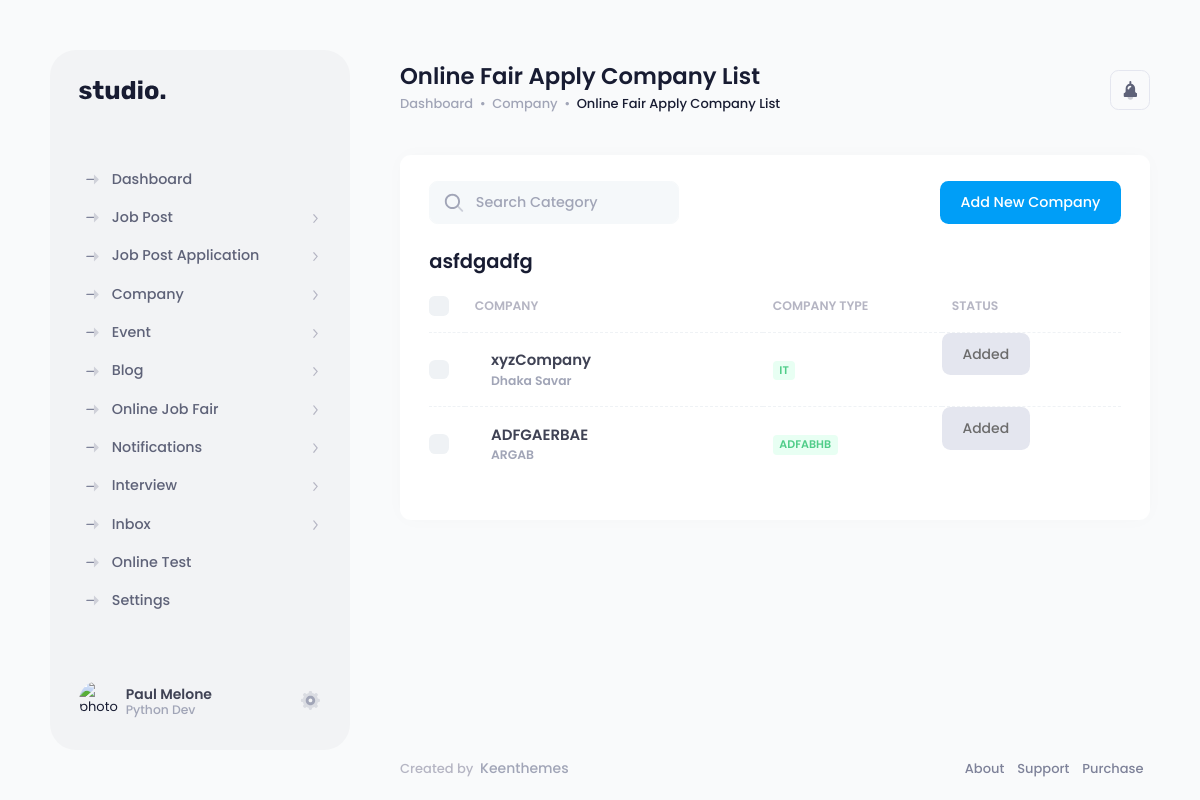
Page /online_fair/online_fair_apply_company.php?online_fair_id=20240502072219 on the committed database.
### tables this page shows
CREATE TABLE `online_fair` (
  `online_fair_id` varchar(14) NOT NULL,
  `online_fair_name` varchar(255) NOT NULL,
  `online_fair_description` text NOT NULL,
  `start_date` date NOT NULL,
  `end_date` date NOT NULL,
  `social_link` varchar(255) NOT NULL,
  `banner_image` varchar(255) DEFAULT NULL,
  `status` varchar(50) NOT NULL,
  `date` datetime NOT NULL DEFAULT current_timestamp()
);

CREATE TABLE `companies` (
  `company_id` varchar(14) NOT NULL,
  `company_name` varchar(255) DEFAULT NULL,
  `company_description` text DEFAULT NULL,
  `website_link` varchar(255) DEFAULT NULL,
  `company_type` varchar(100) DEFAULT NULL,
  `company_location` varchar(255) DEFAULT NULL,
  `social_link` varchar(255) DEFAULT NULL,
  `status` varchar(50) DEFAULT NULL
);

### online_fair/online_fair_apply_company.php (the view, shortened to what this page needs)
<!DOCTYPE html>
<html lang="en">
	<head><base href="../">
		<link href="assets/plugins/custom/datatables/datatables.bundle.css" rel="stylesheet" type="text/css" />
		<link href="assets/plugins/global/plugins.bundle.css" rel="stylesheet" type="text/css" />
		<link href="assets/css/style.bundle.css" rel="stylesheet" type="text/css" />
	</head>
	<body id="kt_body">
		<div class="d-flex flex-column flex-root">
			<div class="page d-flex flex-row flex-column-fluid">
				<div id="kt_aside" class="aside py-9" data-kt-drawer="true" data-kt-drawer-name="aside" data-kt-drawer-activate="{default: true, lg: false}" data-kt-drawer-overlay="true" data-kt-drawer-width="{default:'200px', '300px': '250px'}" data-kt-drawer-direction="start" data-kt-drawer-toggle="#kt_aside_toggle">
                    <?php include '../templet/logo.php';?>
                    <?php include '../templet/aside_menu.php';?>
                    <?php include '../user/user.php';?>
				</div>
				<div class="wrapper d-flex flex-column flex-row-fluid" id="kt_wrapper">
					<div id="kt_header" class="header">
						<div class="container d-flex flex-stack flex-wrap gap-2" id="kt_header_container">
							<div class="page-title d-flex flex-column align-items-start justify-content-center flex-wrap me-lg-2 pb-5 pb-lg-0" data-kt-swapper="true" data-kt-swapper-mode="prepend" data-kt-swapper-parent="{default: '#kt_content_container', lg: '#kt_header_container'}">
								<h1 class="d-flex flex-column text-dark fw-bolder my-0 fs-1">Online Fair Apply Company List</h1>
								<ul class="breadcrumb breadcrumb-dot fw-bold fs-base my-1">
									<li class="breadcrumb-item text-muted">
										<a href="home.html" class="text-muted">Dashboard</a>
									</li>
									<li class="breadcrumb-item text-muted">Company</li>
									<li class="breadcrumb-item text-dark">Online Fair Apply Company List</li>
								</ul>
							</div>
							<div class="d-flex align-items-center flex-shrink-0">
								<div class="d-flex align-items-center ms-3 ms-lg-4">
									<div class="btn btn-icon btn-color-gray-700 btn-active-color-primary btn-outline btn-outline-secondary w-40px h-40px" id="kt_activities_toggle">
										<span class="svg-icon svg-icon-1">
										</span>
									</div>
								</div>
							</div>
						</div>
					</div>
					<div class="content d-flex flex-column flex-column-fluid" id="kt_content">
						<div class="container-xxl" id="kt_content_container">
							<div class="card card-flush">
								<div class="card-header align-items-center py-5 gap-2 gap-md-5">
									<div class="card-title">
										<div class="d-flex align-items-center position-relative my-1">
											<span class="svg-icon svg-icon-1 position-absolute ms-4">
											</span>
											<input type="text" data-kt-ecommerce-category-filter="search" class="form-control form-control-solid w-250px ps-14" placeholder="Search Category" />
										</div>
									</div>
									<div class="card-toolbar">
										<a href="company/add_company.php" class="btn btn-primary">Add New Company</a>
									</div>
								</div>
								<div class="card-body pt-0">
									<table class="table align-middle table-row-dashed fs-6 gy-5" id="kt_ecommerce_category_table">
										<thead>
											<tr class="text-start text-gray-400 fw-bolder fs-7 text-uppercase gs-0">
												<th class="w-10px pe-2">
													<div class="form-check form-check-sm form-check-custom form-check-solid me-3">
														<input class="form-check-input" type="checkbox" data-kt-check="true" data-kt-check-target="#kt_ecommerce_category_table .form-check-input" value="1" />
													</div>
												</th>
												<th class="min-w-250px">Company</th>
												<th class="min-w-150px">Company Type</th>
												<th class="min-w-150px">Status</th>
											</tr>
										</thead>
										<tbody class="fw-bold text-gray-600">
											<?php
											include '../db_connect/db_connect.php';
											if(isset($_GET['online_fair_id'])) {
												$online_fair_id = $_GET['online_fair_id'];
												$q = "SELECT online_fair_name FROM online_fair WHERE online_fair_id = $online_fair_id";
												$r = $conn->query($q);
												$singleRow = $r->fetch_assoc();
												echo "<p class='h2'>".$singleRow["online_fair_name"]."</p>";
											}
											$sql = "SELECT * FROM companies";
											$result = $conn->query($sql);
											if ($result->num_rows > 0) {
												while($row = $result->fetch_assoc()) {
													echo "<tr>";
													echo "<td><div class='form-check form-check-sm form-check-custom form-check-solid'><input class='form-check-input' type='checkbox' value='1' /></div></td>";
													echo "<td><div class='d-flex'><div class='ms-5'><a href='company/view_company.php?company_id=" . $row["company_id"] . "' class='text-gray-800 text-hover-primary fs-5 fw-bolder mb-1' data-kt-ecommerce-category-filter='category_name'>" . $row["company_name"] . "</a><div class='text-muted fs-7 fw-bolder'>" . $row["company_location"] . "</div></div></div></td>";
													echo "<td><div class='badge badge-light-success'>" . $row["company_type"] . "</div></td>";
													if($row["status"]==1){
														echo "<td class='btn btn-info'><a href='online_fair/backend_online_fair.php?online_fair_id=".$online_fair_id."&company_id=".$row["company_id"]."&status=0 ' style='color: white;'>Add</a></td>";
													}else{
														echo "<td class='btn btn-secondary'><a href='online_fair/backend_online_fair.php?online_fair_id=".$online_fair_id."&company_id=".$row["company_id"]."&status=1 ' style='color: #6C6C6C;'>Added</a></td>";
													}
													echo "</tr>";
												}
											} else {
												echo "<tr><td colspan='4'>No data available</td></tr>";
											}
											?>
										</tbody>
									</table>
								</div>
							</div>
						</div>
					</div>
					<div class="footer py-4 d-flex flex-lg-column" id="kt_footer">
						<div class="container d-flex flex-column flex-md-row flex-stack">
							<div class="text-dark order-2 order-md-1">
								<span class="text-gray-400 fw-bold me-1">Created by</span>
								<a href="https://keenthemes.com" target="_blank" class="text-muted text-hover-primary fw-bold me-2 fs-6">Keenthemes</a>
							</div>
							<ul class="menu menu-gray-600 menu-hover-primary fw-bold order-1">
								<li class="menu-item">
									<a href="https://keenthemes.com" target="_blank" class="menu-link px-2">About</a>
								</li>
								<li class="menu-item">
									<a href="https://devs.keenthemes.com" target="_blank" class="menu-link px-2">Support</a>
								</li>
								<li class="menu-item">
									<a href="https://1.envato.market/EA4JP" target="_blank" class="menu-link px-2">Purchase</a>
								</li>
							</ul>
						</div>
					</div>
				</div>
			</div>
		</div>
	</body>
</html>

### rows in the picture
online_fair: online_fair_name "asfdgadfg"
companies: company_name "xyzCompany", company_location "Dhaka Savar", company_type "IT"
companies: company_name "ADFGAERBAE", company_location "ARGAB", company_type "ADFABHB"
